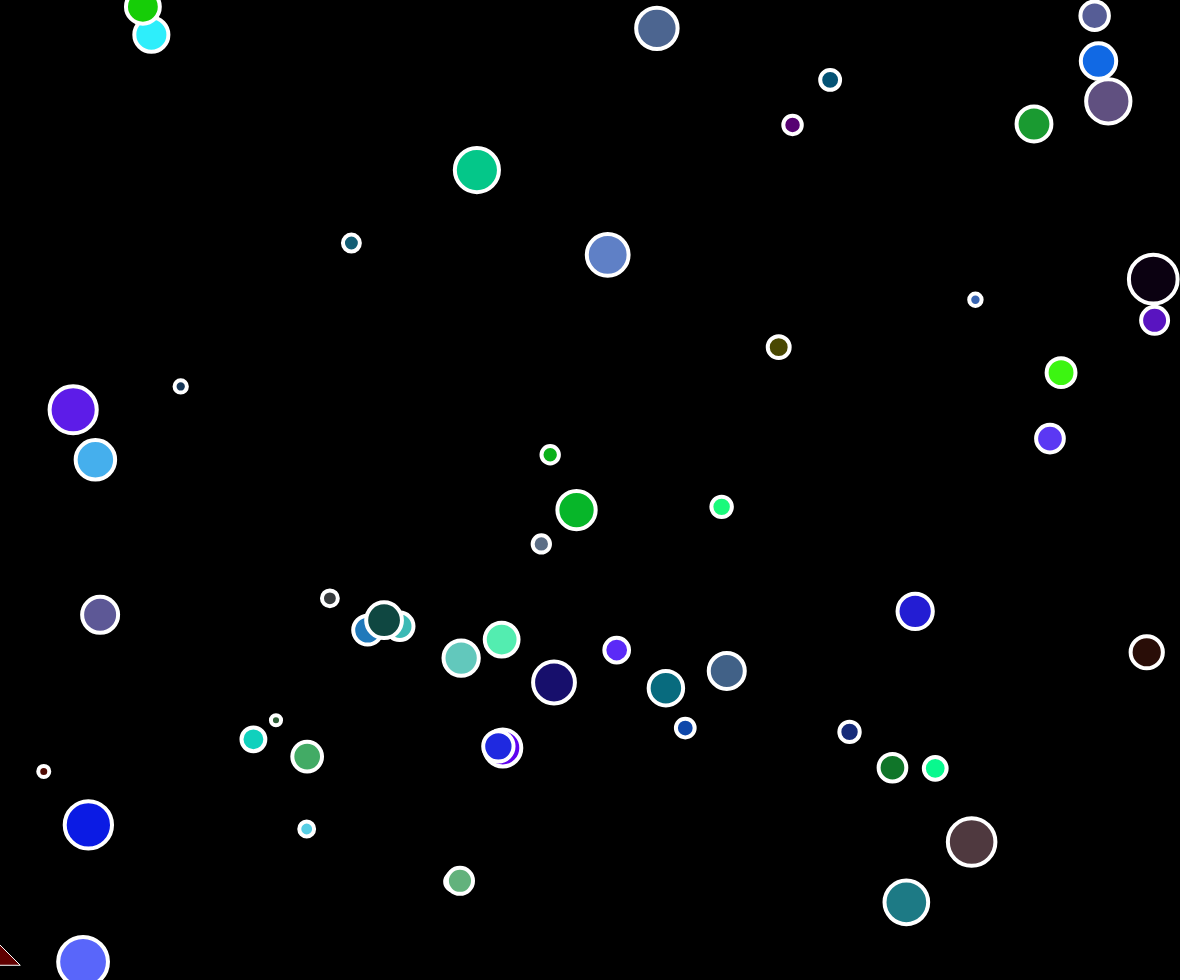
Frame 1 (no input)
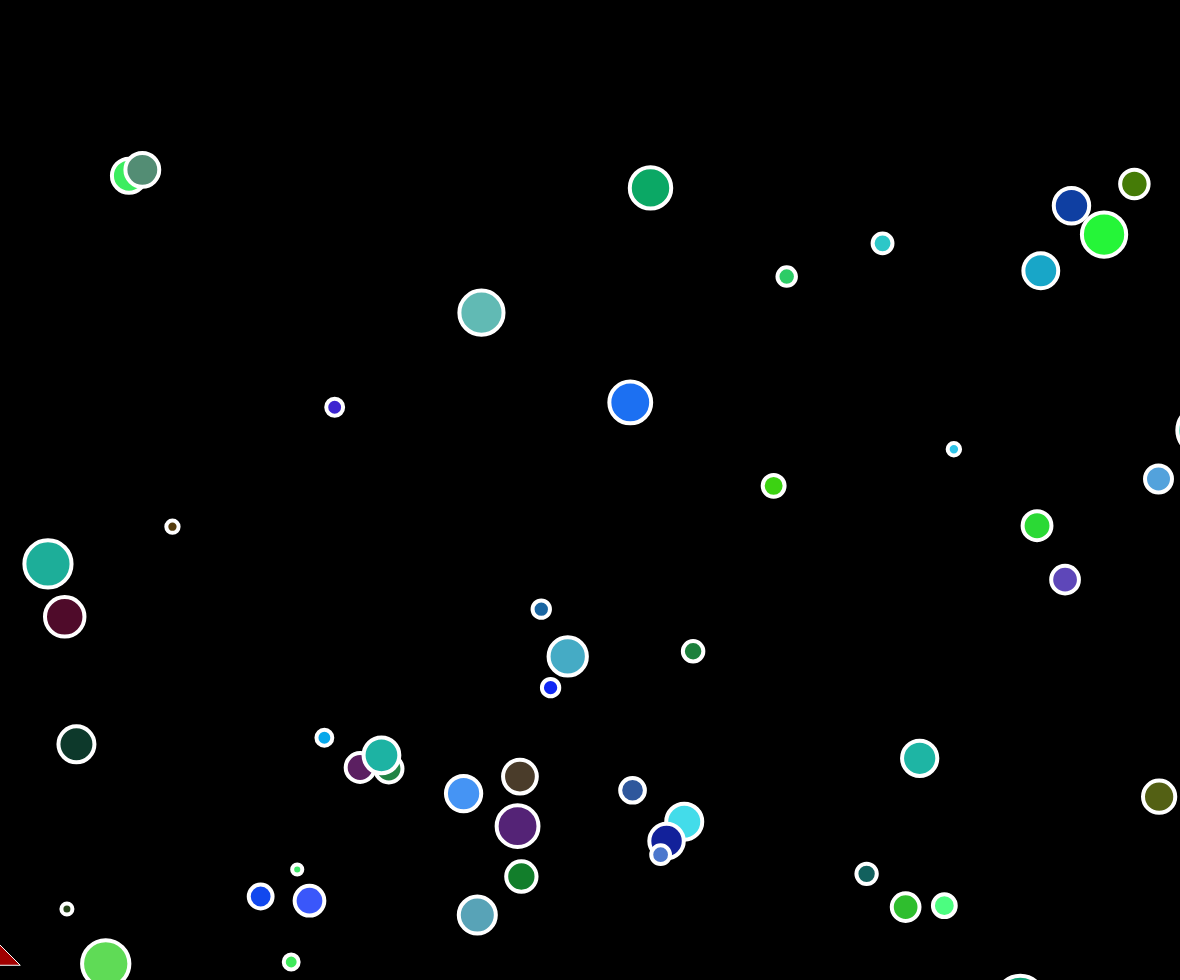
Frame 60 (no input)
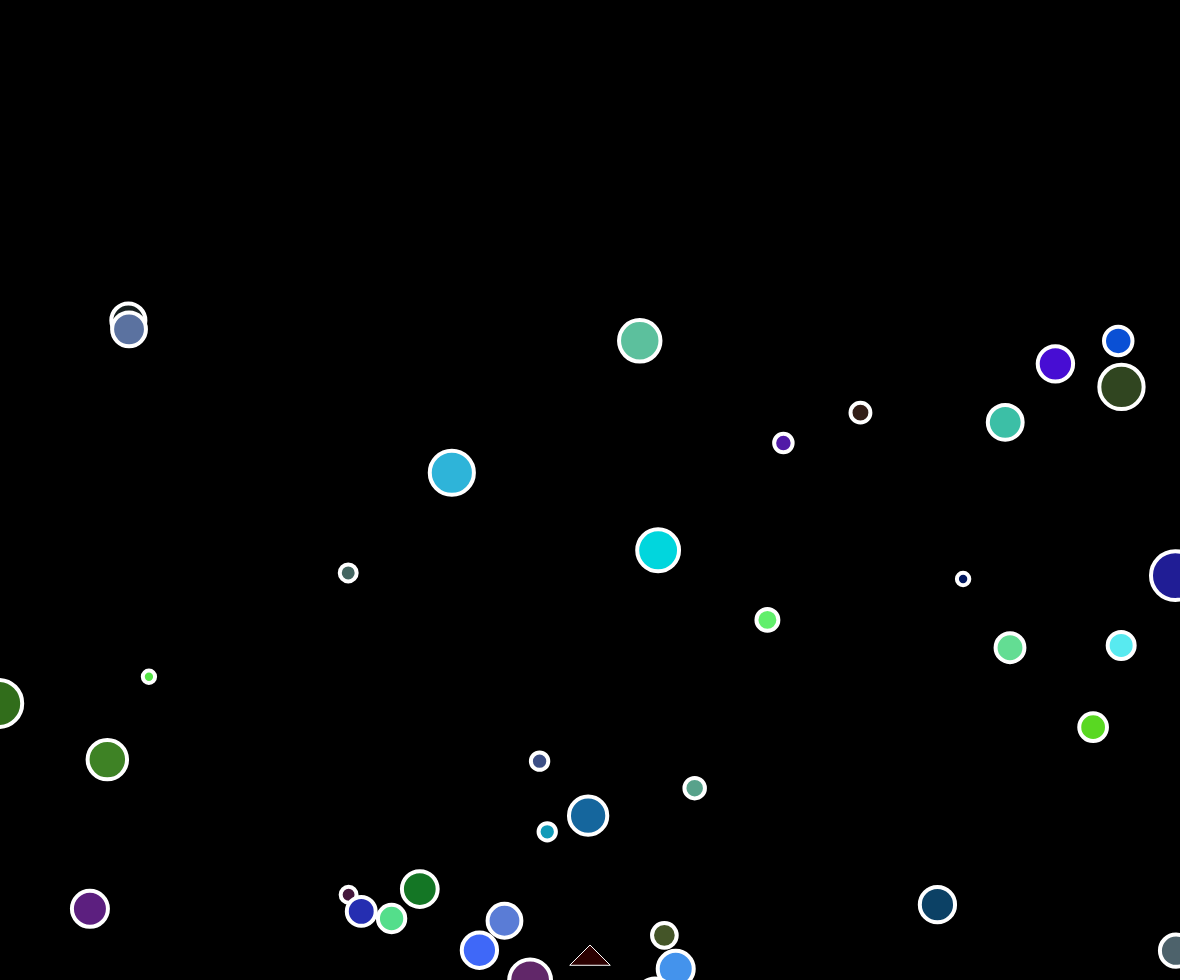
Frame 120 (the mouse pressed at the canvas centre since frame 60)

The p5.js sketch that drew these frames (run headless with seeded random() and noise() and a simulated clock; from frame 60 on, the mouse is pressed at the canvas centre):

// p5.js sketch
// ── sketch.js
let bubbles=[];
let player;
let gamestate;
let canvasHeight;

function setup() { // built-in P5.JS function -=- this runs once
	createCanvas((windowWidth-20), (windowHeight-20));
	for(let i=0; i<random(10,500); i++){
		let x=random(10,(width-10));
		let y=random(height);
		let r=random(10,50);
		let b=new Bubble(x, y, r);
		bubbles.push(b);
	}
	player=new ship(0,0);
	gamestate="title";
	console.log(windowHeight-20);
}




function draw() { // built-in P5.JS function -=-  automatic loop that repeats forever
	background(0); // give the canvas a black background
	//if(gamestate=="ingame"){
		for (let i=0; i<bubbles.length; i++){
			bubbles[i].move();
			bubbles[i].show();
			bubbles[i].warp();
		}
		player.move();
	 	player.show();
	//}

	// else if(gamestate=="loss"){
	// 	//print loss screen
	// }
  //
	// else if(gamestate=="win"){
	// 	//print win screen
	// }
}

function mousePressed(){
	if(gamestate=="title"){
		gamestate="ingame";
	}
	else if(gamestate=="loss"){
		gamestate="title";
	}
	else if (gamestate=="win") {
		gamestate="title";
	}
	else if(gamestate=="ingame"){
		//make the bullets?
	}
}

class ship {
	constructor(x,y){
		this.x=x;
		this.y=y;
	}

	move(){
		this.x=mouseX;
		this.y=(windowHeight-45);//subject to change
	}

	show(){
		stroke(255); // white outline
		strokeWeight(1); // line width
		fill(random(10,255),0,0);
		triangle((this.x-20), (this.y+10), (this.x), (this.y-10), (this.x+20), (this.y+10));
	}
}

class Bubble {
	constructor(x,y,r) {
		this.x=x;
		this.y=y;
		this.r=r;
	}

	move() {
		this.x = this.x + random(-5,5);
		this.y = this.y + random(0,5);
	}

	warp() {
		//if(this.y==(700)){
			//this.y=10;
			console.log("y=0")
		//}
	}

	show() {
		stroke(255); // white outline
		strokeWeight(4); // line width
		fill(random(0,100),random(1,255),random(1,255));
		ellipse(this.x, this.y, this.r, this.r);
	}
}
//2.30
